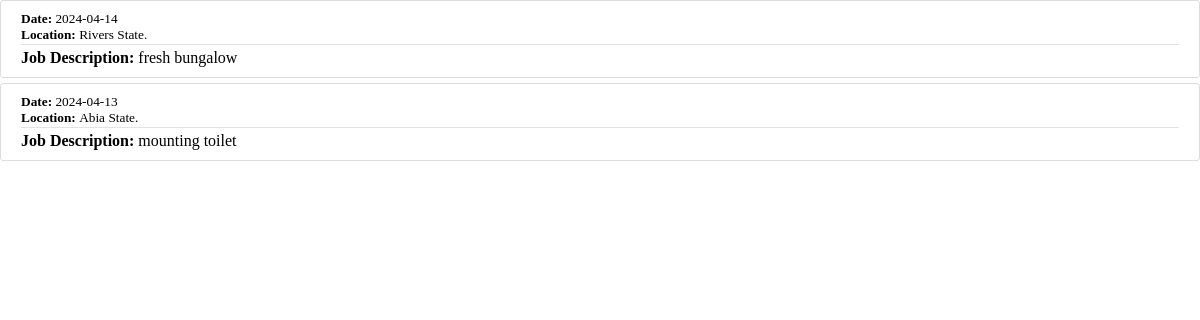
Page /plumber/jobs_applied (signed in) on the committed database.
### model/base.py (models this page shows, shortened)
class Job(Base):
    __tablename__ = 'jobs'
    id = Column(Integer, primary_key=True)
    job_title = Column(String(50), nullable=False)
    job_description = Column(String(100), nullable=False)
    completed = Column(Boolean, default=False)
    content = Column(String(1000), nullable=False)
    date_posted = Column(DateTime, nullable=False, default=datetime.utcnow)
    location = Column(String(100), nullable=False)
    client_id = Column(Integer, ForeignKey('clients.id'))

### model/plumbers/routes.py (the view)
@plums.route("/jobs_applied", methods=['GET', 'POST'], strict_slashes=False)
@login_required
def jobs_applied():
  applied_jobs = (
    db.session.query(Job)
    .join(JobPlumber, Job.id == JobPlumber.job_id)
    .filter(JobPlumber.plumber_id == current_user.id)
    .all()
  )
  return render_template('jobs_applied.html', title='Applied Jobs', jobs=applied_jobs)

### model/__init__.py (called while the page is built)
@login_manager.user_loader
def load_user(user_id):
    x = Plumber.query.get(str(user_id))
    if x == None:
        x = Client.query.get(str(user_id))
    return x

### model/plumbers/templates/jobs_applied.html
<link rel="stylesheet" type="text/css" href="{{ url_for('plums.static', filename='main.css') }}">
{% for job in jobs %}
<article class="media content-section">
  <div class="media-body">
    <div class="article-metadata">
      <small class="text-muted"><strong>Date: </strong>{{ job.date_posted.strftime('%Y-%m-%d') }}</small>
      <div class="mt-2">
        <small class="text-muted"><strong>Location: </strong>{{ job.location }} State.</small>
      </div>
    </div>
    <p class="article-content"><strong>Job Description: </strong>{{ job.job_description }}</p>
  </div>
</article>
{% endfor %}

### model/plumbers/static/main.css (style rules this page uses)
* { padding: 0; margin: 0; }
.content-section { background: #ffffff; padding: 10px 20px; border: 1px solid #dddddd; border-radius: 3px; margin-bottom: 5px; }
.article-content { white-space: pre-line; }
.article-metadata { padding-bottom: 1px; margin-bottom: 4px; border-bottom: 1px solid #e3e3e3 }

### rows in the picture
Job: date_posted "2024-04-14", location "Rivers", job_description "fresh bungalow"
Job: date_posted "2024-04-13", location "Abia", job_description "mounting toilet"
